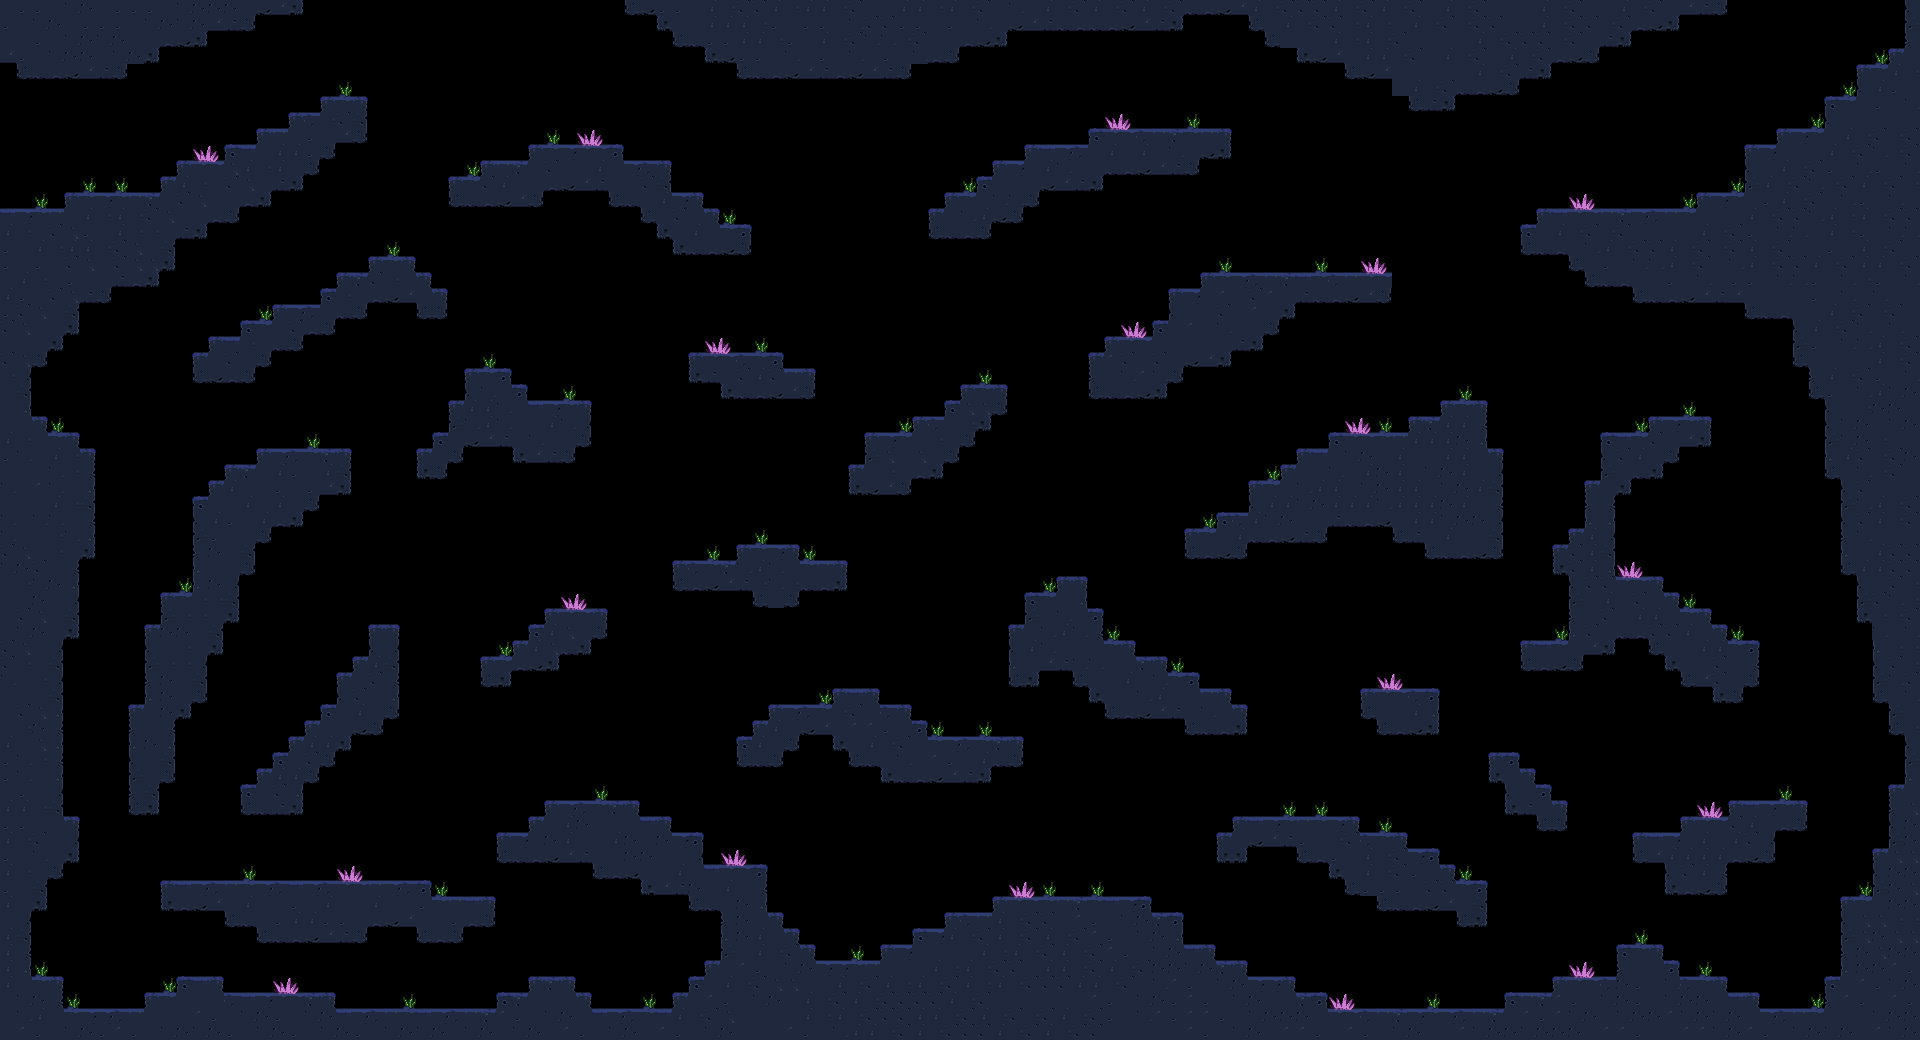

Rendered tile map (Tiled .tmx) drawn with the repository's tilesets; below, a short description and the map source with its tile grids summarised:
An orthogonal 120x65 tile map with 16x16 px tiles, 1 tile layer (Main Layer), 2 tilesets.

<map version="1.0" orientation="orthogonal" renderorder="right-down" width="120" height="65" tilewidth="16" tileheight="16" nextobjectid="1">
 <tileset firstgid="1" name="tiles-default" tilewidth="32" tileheight="32" tilecount="16">
  <image source="tiles/tiles-default.png" width="272" height="64" />
 </tileset>
 <tileset firstgid="17" name="tiles-default" tilewidth="16" tileheight="16" tilecount="68">
  <image source="tiles/tiles-default.png" width="272" height="64" />
 </tileset>
 <layer name="Main Layer" width="120" height="65">
  <data>[7800 cells, 2753 non-empty, 42 distinct tile ids]</data>
 </layer>
</map>
